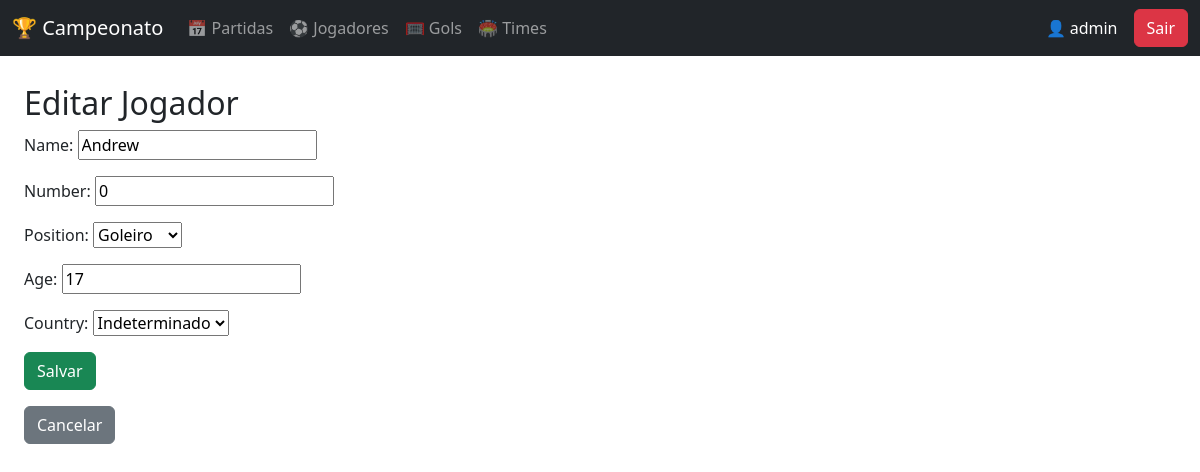
Screenshot of /players/1/edit/ (signed in) with the database file from the repository.
### core/models.py (models this page shows, shortened)
class Player(models.Model):
    name = models.CharField(max_length=100)
    number = models.IntegerField(null=True, blank=True)
    position = models.ForeignKey(Position, on_delete=models.CASCADE)
    age = models.IntegerField(null=True, blank=True)
    country = models.ForeignKey(Country, on_delete=models.CASCADE)

class Position(models.Model):
    name = models.CharField(max_length=20)
    acronym = models.CharField(max_length=2)
    def __str__(self):
        return self.name

class Country(models.Model):
    name = models.CharField(max_length=20)
    acronym = models.CharField(max_length=2)
    def __str__(self):
        return self.name

### core/views.py (the view)
# urls.py: path("players/<int:pk>/edit/", PlayerUpdateView.as_view(), name="player_edit"),
class PlayerUpdateView(LoginRequiredMixin, UpdateView):
    model = Player
    template_name = "core/player/player_form.html"
    fields = ["name", "number", "position", "age", "country"]
    success_url = reverse_lazy("player_list")

### core/templates/core/player/player_form.html (shortened to what this page needs)
{% extends "base.html" %}
{% block content %}
<div class="container mt-4">
    <h2>{% if form.instance.pk %}Editar Jogador{% else %}Novo Jogador{% endif %}</h2>
    <form method="post">
        {{ form.as_p }}
        <button type="submit" class="btn btn-success">Salvar</button>
    </form>
    <a href="{% url 'player_list' %}" class="btn btn-secondary mt-3">Cancelar</a>
</div>
{% endblock %}

### core/templates/base.html (shortened to what this page needs)
<!DOCTYPE html>
<html lang="pt">
<head>
    <link rel="stylesheet" href="https://cdn.jsdelivr.net/npm/bootstrap@5.3.0/dist/css/bootstrap.min.css">
</head>
<body>
    <nav class="navbar navbar-expand-lg navbar-dark bg-dark fixed-top">
        <div class="container">
            <a class="navbar-brand" href="{% url 'home' %}">🏆 Campeonato</a>
            <div class="collapse navbar-collapse" id="navbarNav">
                <ul class="navbar-nav">
                    <li class="nav-item"><a class="nav-link" href="{% url 'match_list' %}">📅 Partidas</a></li>
                    <li class="nav-item"><a class="nav-link" href="{% url 'player_list' %}">⚽ Jogadores</a></li>
                    <li class="nav-item"><a class="nav-link" href="{% url 'goal_list' %}">🥅 Gols</a></li>
                    <li class="nav-item"><a class="nav-link" href="{% url 'team_list' %}">🏟️ Times</a></li>
                </ul>
                <ul class="navbar-nav ms-auto">
                    {% if user.is_authenticated %}
                        <li class="nav-item d-flex align-items-center">
                            <span class="navbar-text text-white me-3">
                                👤 {{ user.username }}
                            </span>
                            <form method="post" action="{% url 'logout' %}">
                                <button type="submit" class="btn btn-danger">Sair</button>
                            </form>
                        </li>
                    {% endif %}
                </ul>
            </div>
        </div>
    </nav>
    <div class="container">
        {% block content %}
        {% endblock %}
    </div>
</body>
</html>

### core/templates/base.html (style rules this page uses)
body { padding-top: 60px; }
.container { max-width: 1200px; }

### rows the page displays
Player: name "Andrew", number "0", position "Goleiro", age "17", country "Indeterminado"

### other values shown
{{ user.username }} "admin"
